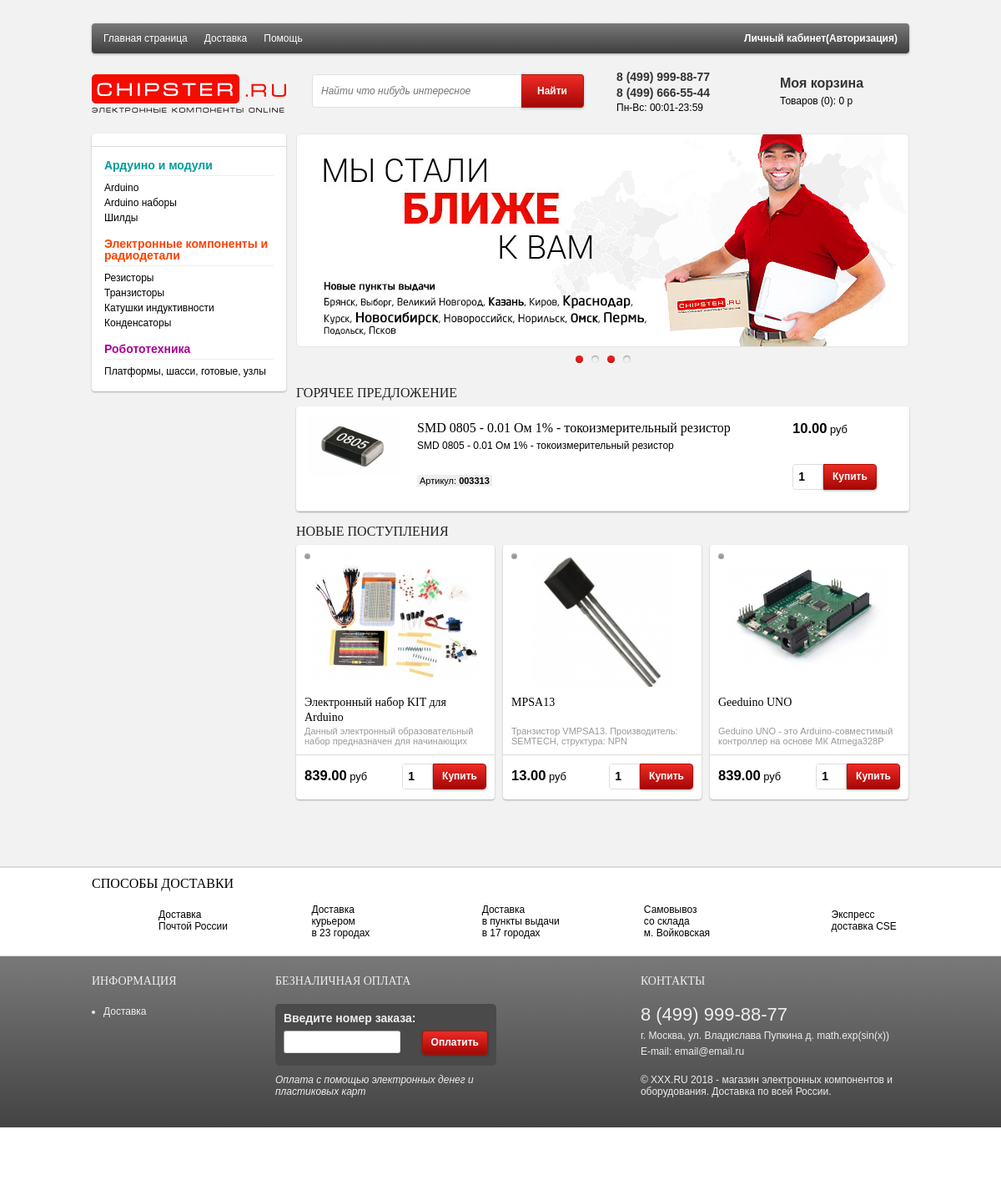
The page / on the database its author committed.
### mainapp/models.py (models this page shows, shortened)
class ParentCategory(models.Model):
	name = models.CharField(
		verbose_name = 'имя категории',
		max_length=50,
		blank=False)
	idx = models.PositiveIntegerField(
		default=0,
		unique=True)
	color = models.CharField(
		verbose_name = 'цвет категории',
		max_length=6,
		default = '000000')
	class Meta():
		ordering = ['idx']

class ItemCategory(models.Model):
	parent_name = models.ForeignKey(
		ParentCategory,
		on_delete=models.CASCADE)
	name = models.CharField(
		verbose_name = 'имя подкатегории',
		max_length=50,
		unique=True,
		blank=False)
	idx = models.PositiveIntegerField(
		default=0)
	class Meta():
		ordering = ['parent_name','idx']

class Item(models.Model):
	category = models.ForeignKey(
		ItemCategory,
		on_delete=models.CASCADE)
	name = models.CharField(
		verbose_name = 'имя',
		max_length=100,
		unique=True,
		blank=False)
	img_big = models.ImageField(
		verbose_name = 'изображение (большое)',
		upload_to=settings.BIG_IMG_DIR,
		blank=True)
	img_small= models.ImageField(
		verbose_name = 'изображение (маленькое)',
		upload_to=settings.PREVIEW_IMG_DIR,
		blank=True)
	short_desc = models.TextField(
		verbose_name = 'краткое описание',
		blank=True)
	vendor_code = models.CharField(
		verbose_name = 'артикул',
		max_length=25,
		unique=True,
		blank=False)
	price = models.DecimalField(
		verbose_name='цена',
		max_digits=8,
		decimal_places=2,
		default = 0,
		blank=0)
	price_unit = models.CharField(
		verbose_name = 'валюта',
		max_length=5,
		default = 'руб',
		blank=False)
	instock = models.BooleanField(default = False)
	class Meta:
		indexes = [
			models.Index(fields=['vendor_code',]),
		]
	@property
	def find_last_price(self):
		try:
			price_ = Price.objects.filter(vendor_code=self.vendor_code)[0]
			return price_
		except:
			price_ = None
		return price_

class Price(models.Model):
	vendor_code = models.CharField(
		verbose_name = 'артикул',
		max_length=25,
		unique=True)
	price = models.DecimalField(
		verbose_name='цена',
		max_digits=8,
		decimal_places=2,
		blank=0)
	price_unit = models.CharField(
		verbose_name = 'валюта',
		max_length=5,
		blank=False)
	date = models.DateField(
		verbose_name='дата присвоения цены',
		auto_now_add=True)
	class Meta():
		ordering = ['-date']
		unique_together = ("vendor_code", "date")
		indexes = [
			models.Index(fields=['vendor_code',]),
		]

### mainapp/views.py (the view)
# urls.py: re_path(r'^$', views.main, name = 'main'),
@user_login
def main(request,*args,**kwargs):
	hotitem = getHotItem()
	items = getNewItems(3,hotitem)
	context_data = {
	'title':'Главная',
	'items':items,
	'hotitem':hotitem,
	'categorylist':makeCategoryList(),
	}
	main.context.update(context_data)
	return render(request, 'mainapp/main.html',main.context)

### mainapp/templatetags/filter_utils.py (called while the page is built)
@register.filter('get_sum_of_basket_by_user')
def get_sum_of_basket_by_user(user, is_authenticated):
	if is_authenticated:
		inBasket = ItemInBasket.objects.filter(user=user)
		return get_sum_of_basket(inBasket)
	return 0

@register.filter('get_quantity_of_basket_by_user')
def get_quantity_of_basket_by_user(user, is_authenticated):
	if is_authenticated:
		inBasket = ItemInBasket.objects.filter(user = user)
		result = inBasket.aggregate(Sum('quantity'))['quantity__sum']
		return 0 if result is None else result
	else:
		return 0

### mainapp/views.py (called while the page is built)
def user_login(func):
	@wraps(func)
	def wrap(request, *args,**kwargs):
		print(f'request = {request}')
		print(f'request.user = {request.user}')
		print(f'args = {args}')
		print(f'kwargs = {kwargs}')
		user = request.user
		user_login_dict = {
			'user':user,
			'is_authenticated':user.is_authenticated
		}
		setattr(wrap,'context',user_login_dict)
		return func(request, *args,**kwargs)
	return wrap

def makeCategoryList():
	result_list = []
	parentlist = ParentCategory.objects.all()
	p = parentlist[0]
	for parent in parentlist:
		if p != parent:
			result_list[-1][2] = True
		result_list.append([parent,None,False])
		categorylist = ItemCategory.objects.filter(parent_name__idx = parent.idx)
		for category in categorylist:
			result_list.append([None,category,False])
	return result_list

def getHotItem():
	items_all = Item.objects.all()
	return  random.sample(list(items_all), 1)[0]

def getNewItems(samples=5, hotitem = None):
	items_all = Item.objects.all()
	if hotitem is not None:
		items_all = items_all.exclude(pk=hotitem.pk)
	return random.sample(list(items_all), samples)

### mainapp/templates/mainapp/main.html (shortened to what this page needs)
﻿{% extends 'mainapp/base.html' %}
{% load staticfiles %}
{% load filter_utils %}
{% block center %}
	<div id="center">
		<div id="banner">
			<ul id="slider" class="slider">
				<li class="frame" style="z-index: 0;"><a style="border: 1px solid #e5e5e5;" href="{% url 'main' %}"><img src="{% static 'img/banner-shipping.jpg' %}" alt="Доставка радиодеталей курьером"></a></li>
			</ul>
		</div>
	<div id="banner-buttons" class="frame-buttons-wrap">
		<ul class="frame-buttons" id="banner-buttons-list"><li class="active"><div class="frame-dot"></div></li><li class=""><div class="frame-dot"></div></li></ul>
	</div>
    <h2 style="float:left;">Горячее предложение</h2>
	<ul class="product-list" id="catalogList">
		<li>
			<a class="product-image" href="{% url 'catalog:catalog' %}{{hotitem.category.parent_name.idx}}-{{hotitem.category.idx}}/{{hotitem.vendor_code}}">
				<div class="preview-wrap">
					<img src="/media/{{hotitem.img_small}}" alt="{{hotitem.name}}" title="{{hotitem.name}}">
				</div>
			</a>
			<div class="info">
				<h3><a href="{% url 'catalog:catalog' %}{{hotitem.category.parent_name.idx}}-{{hotitem.category.idx}}/{{hotitem.vendor_code}}">{{hotitem.name}}</a></h3>
				<a href="{% url 'catalog:catalog' %}{{hotitem.category.parent_name.idx}}-{{hotitem.category.idx}}/{{hotitem.vendor_code}}" class="descr">
					 {{hotitem.short_desc}}<br /></a>
				<span class="articul">Артикул: <b>{{hotitem.vendor_code}}</b></span>
			</div>
			<div class="controls">
				<div class="price">
					<span class="price-num">{{hotitem.find_last_price.price}}</span>
					<span class="price-unit">{{hotitem.find_last_price.price_unit}}</span>
				</div>
				{% include 'mainapp/inc__smallbasket.html' with item=hotitem %}
			</div>
		</li>
	</ul>
	<h2 style="float:left;">Новые поступления</h2>
	<ul class="product-grid">
		{% for item in items %}
			<li>
			<a class="product-image" href="{% url 'catalog:catalog' %}{{item.category.parent_name.idx}}-{{item.category.idx}}/{{item.vendor_code}}">
				<div class="preview-wrap">
					<img src="/media/{{item.img_small}}" alt="{{item.name}}" title="{{item.name}}">
				</div>
			</a>
			<div class="info">
				<h3><a href="{% url 'catalog:catalog' %}{{item.category.parent_name.idx}}-{{item.category.idx}}/{{item.vendor_code}}">{{item.name}}</a></h3>
				<a href="{% url 'catalog:catalog' %}{{item.category.parent_name.idx}}-{{item.category.idx}}/{{item.vendor_code}}" class="descr">{{item.short_desc}}</a>
				                        {% if item.instock %}
                                        <span class="avl"><b></b> <span>
										есть в наличии
										{% else %}
                                        <span class="navl"><b></b> <span>
										{% endif %}
							 </span></span>
							</div>
			<div class="controls">
				<div class="price">
					<span class="price-num">{{item.find_last_price.price}}</span>
					<span class="price-unit">{{item.find_last_price.price_unit}}</span>
				</div>
				{% include 'mainapp/inc__smallbasket.html' %}
			</div>
		</li>
		{% endfor %}
	</ul>
	<div class="clear" style="height:20px;"></div>
		</div>
{% endblock %}

### mainapp/templates/mainapp/base.html (shortened to what this page needs)
﻿{% load staticfiles %}
<!DOCTYPE html>
<html xmlns="http://www.w3.org/1999/xhtml">
<head><meta http-equiv="Content-Type" content="text/html; charset=UTF-8">
    {% block css %}
	<link type="text/css" href="{% static 'css/common.css' %}" rel="stylesheet">
	<link type="text/css" href="{% static 'css/fonts.css' %}" rel="stylesheet">
	<link type="text/css" href="{% static 'css/basket.css' %}" rel="stylesheet">
	{% endblock %}
</head>
<body>
	<div id="wrapper">
		<div id="header">
            {% include 'mainapp/inc__header.html' %}
		</div>
    {% include 'mainapp/inc__left_catalog.html' %}
    {% block center %}{% endblock %}
    <div class="clear" style="height:450px"></div>
    </div>
    {% block footer %}
	<div id="footer">
		<div class="h-sep"></div>
<div class="h-sep"></div>
<div class="footer-content">
	<div class="footer-title upcase-monster-size">Способы доставки</div>
	<table class="delivery-line">
		<tbody><tr>
			<td style="width:202px;">
				<span class="icon rp"></span>
				<span class="title">Доставка<br>Почтой России</span>
			</td>
			<td style="width:202px;">
				<span class="icon courier"></span>
				<span class="title" style="margin-top:12px;">Доставка<br>курьером<br>в 23 городах</span>
			</td>
			<td style="width:202px;">
				<span class="icon pvz"></span>
				<span class="title" style="margin-top:12px;">Доставка<br>в пункты выдачи<br>в 17 городах</span>
			</td>
			<td style="width:200px;">
				<span class="icon pickup"></span>
				<span class="title" style="margin-top:12px;">Самовывоз<br>со склада<br>м. Войковская</span>
			</td>
			<td style="width:174px;">
				<span class="icon cse"></span>
				<span class="title">Экспресс<br>доставка CSE</span>
			</td>
		</tr>
	</tbody></table>
</div>
<div class="h-sep"></div>
<div class="nav-wrap">
	<ul class="footer-nav">
		<li class="block" style="width: 200px;">
			<h5>Информация</h5>
			<ul>
				<li><a href="{% url 'delivery' %}">Доставка</a></li>
			</ul>
		</li>
		<li class="block">
			<h5>Безналичная оплата</h5>
			<form class="quick-pay" id="quickPayOrderForm">
				<b>Введите номер заказа:</b>
				<input type="text" name="order_id">
				<button type="submit">Оплатить</button>
			</form>
			<i class="info" style="text-align: left;padding:10px 0 7px 0;display:block;">Оплата с помощью электронных денег и <br>пластиковых карт</i>
			<a href="#" class="wm-accept">&nbsp;</a>
		</li>
		<li class="block" style="float:right;">
			<h5>Контакты</h5>
			<div class="phone-number">8 (499) 999-88-77</div>
			<div class="address">г. Москва, ул. Владислава Пупкина д. math.exp(sin(x))</div>
			<div class="mailto">E-mail: <a href="mailto:email@email.ru">email@email.ru</a></div>
			<div class="copy">© ХХХ.RU 2018 - магазин электронных компонентов и <br>оборудования. Доставка по всей России.</div><br>
		</li>
	</ul>
</div>
	</div>
    {% endblock %}
</body>
</html>

### mainapp/templates/mainapp/inc__header.html (shortened to what this page needs)
﻿{% load staticfiles %}
{% load filter_utils %}
<div class="bar">
	<ul class="top-menu">
    <li><a href="{% url 'main' %}">Главная страница</a></li>
	<li><a href="{% url 'delivery' %}">Доставка</a></li>
	<li><a href="{% url 'help' %}">Помощь</a></li><li>
    </ul>
<div class="my-cab" nowrap="nowrap">
    {% if is_authenticated %}
        <span>Личный кабинет</span>(<a href="#">{{user.username}}</a>) - (<a href="{% url 'auth:logout' %}">Выход</a>)
    {% else %}
       <span>Личный кабинет</span>(<a href="{% url 'auth:login' %}">Авторизация</a>)
    {% endif %}
</div>
</div>
<a id="logo" href="{% url 'main' %}" title="Интернет-магазин радиодеталей почтой">
<img src="{% static 'img/chipster_logo.png' %}" title="Интернет-магазин радиодеталей почтой" alt="Интернет-магазин радиодеталей почтой"></a>
<form id="search" action="#" method="GET">
	<div class="query-field">
		<input id="AjaxSearchInput" type="text" name="q" autocomplete="off" placeholder="Найти что нибудь интересное" maxlength="100" value="">
	</div>
	<button class="search-button" type="submit">Найти</button>
</form>
<div id="phone">
	<b>8 (499) 999-88-77</b>
	<b>8 (499) 666-55-44</b>
	<span>Пн-Вс: 00:01-23:59</span>
</div>
<a id="basket" href="{% url 'basket:basket' %}">
	<b>Моя корзина</b>
	<span>
		Товаров
		(<span class="count">{{user|get_quantity_of_basket_by_user:is_authenticated}}</span>):
		<span class="amount">{{user|get_sum_of_basket_by_user:is_authenticated}}</span> р
	</span>
</a>

### mainapp/templates/mainapp/inc__left_catalog.html
﻿<div id="left" class="wr-canvas">
<div class="h-sep" style="margin:15px 0 15px 0;"></div>
        <ul id="catalog-menu">
        {% for category in categorylist %}
        {% if category.0 is not None %}
        <li><a href="#" style="color:#{{category.0.color}}">{{category.0.name}}</a>
        <ul>
        {% else %}
        <li><a href="{% url 'catalog:catalog' %}{{category.1.parent_name.idx}}-{{category.1.idx}}/">{{category.1.name}}</a></li>
        {% endif %}
        {% if category.2 is True %}
        </ul>
        </li>
        {% endif %}
        {% endfor %}
    </ul>
</div>

### mainapp/templates/mainapp/inc__smallbasket.html (shortened to what this page needs)
﻿<div class="buy">
	<form class="addForm" method="POST" action="{% url 'basket:add' %}">
		<div class="qty">
			<input type="number" min="0" class="add_count" value="1" name="count">
		</div>
		<button type="submit">Купить</button>
	</form>
</div>

### rows shown on the page
ParentCategory: name "Ардуино и модули"
ItemCategory: name "Arduino"
ItemCategory: name "Arduino наборы"
ItemCategory: name "Шилды"
ParentCategory: name "Электронные компоненты и радиодетали"
ItemCategory: name "Резисторы"
ItemCategory: name "Транзисторы"
ItemCategory: name "Катушки индуктивности"
ItemCategory: name "Конденсаторы"
ParentCategory: name "Робототехника"
ItemCategory: name "Платформы, шасси, готовые, узлы"
Item: img_small (picture), name "SMD 0805 - 0.01 Ом 1% - токоизмерительный резистор", short_desc "SMD 0805 - 0.01 Ом 1% - токоизмерительный резистор", vendor_code "003313", find_last_price.price "10.00", find_last_price.price_unit "руб"
Item: img_small (picture), name "Электронный набор KIT для Arduino", short_desc "Данный электронный образовательный набор предназначен для начинающих…", instock False (drawn), find_last_price.price "839.00", find_last_price.price_unit "руб"
Item: img_small (picture), name "MPSA13", short_desc "Транзистор VMPSA13. Производитель: SEMTECH, структура: NPN", instock False (drawn), find_last_price.price "13.00", find_last_price.price_unit "руб"
Item: img_small (picture), name "Geeduino UNO", short_desc "Geduino UNO - это Arduino-совместимый контроллер на основе МК Atmega328P", instock False (drawn), find_last_price.price "839.00", find_last_price.price_unit "руб"

### other values the page prints
{{ user|get_quantity_of_basket_by_user:is_authenticated }} "0"
{{ user|get_sum_of_basket_by_user:is_authenticated }} "0"
